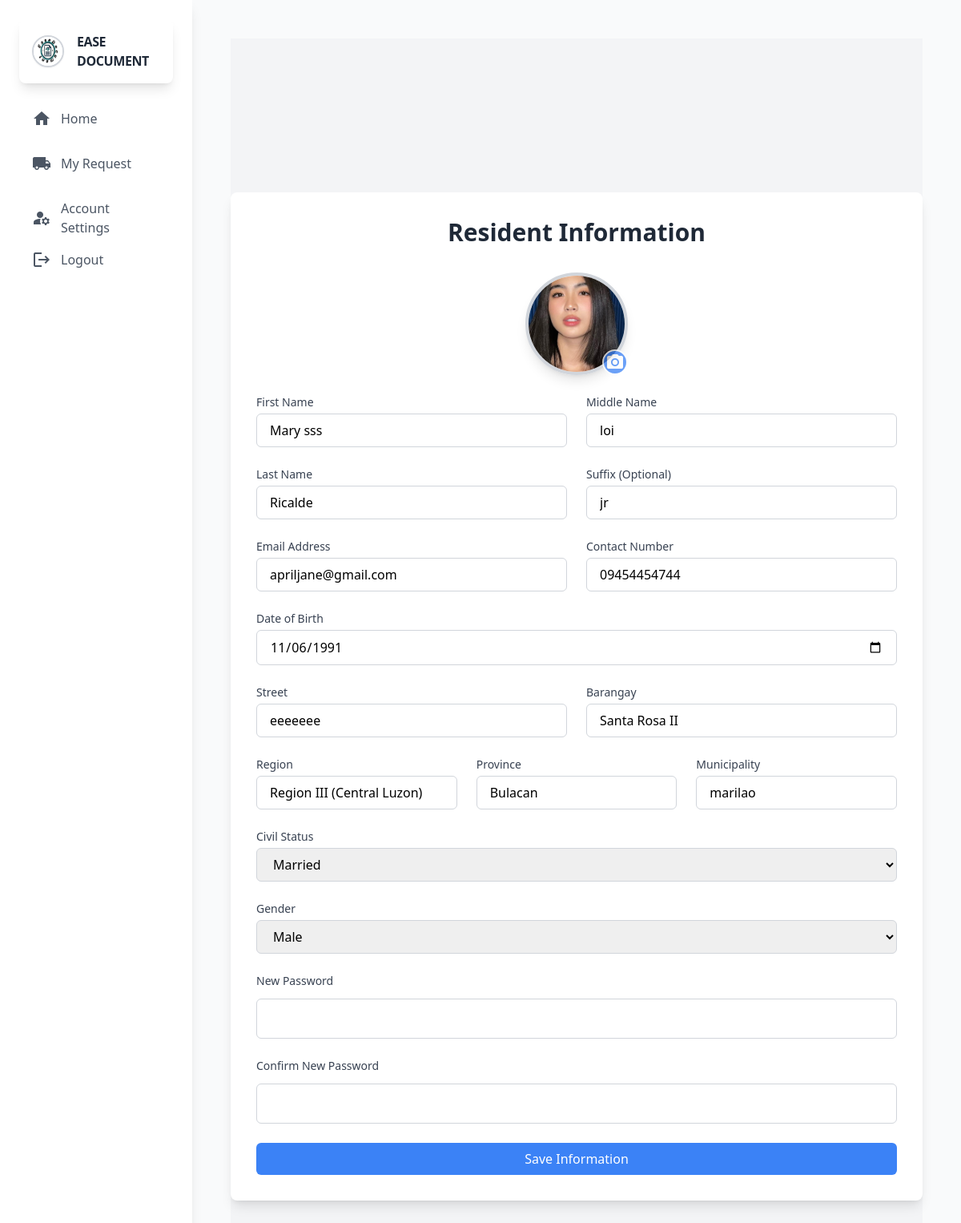
Page /resident/account_setting.php (signed in) on the committed database.
### tables this page shows
CREATE TABLE `resident` (
  `r_id` int(11) NOT NULL,
  `r_fname` varchar(60) NOT NULL,
  `r_mname` varchar(60) DEFAULT NULL,
  `r_lname` varchar(60) NOT NULL,
  `r_profile` varchar(255) NOT NULL,
  `r_valid_ids` varchar(255) NOT NULL,
  `r_suffix` varchar(20) DEFAULT NULL,
  `r_gender` varchar(20) NOT NULL,
  `r_civil_status` varchar(20) NOT NULL,
  `r_citizenship` varchar(20) NOT NULL,
  `r_bday` date NOT NULL,
  `r_street` varchar(60) NOT NULL,
  `r_region` varchar(60) NOT NULL,
  `r_province` varchar(60) NOT NULL,
  `r_municipality` varchar(60) NOT NULL,
  `r_barangay` varchar(60) NOT NULL,
  `r_contact_number` varchar(60) NOT NULL,
  `r_email` varchar(60) NOT NULL,
  `r_password` varchar(255) NOT NULL,
  `r_status` int(10) NOT NULL DEFAULT 1 COMMENT '0=archive,1=Verified,2=NotVerified',
  `r_howlong_living` varchar(60) DEFAULT NULL
);

### resident/backend/db.php (called while the page is built, shortened)
<?php
class db_connect
{
    public $host = db_host;
    public $user = db_user;
    public $pass = db_pass;
    public $name = db_name;
    public function connect()
    {
        try {
            $this->conn = new mysqli($this->host, $this->user, $this->pass, $this->name);
        } catch (\Throwable $th) {
            header("Location:setup.php");
        }
    }
}

### resident/backend/class.php (called while the page is built, shortened)
<?php
include ('db.php');
class global_class extends db_connect
{
public function check_account($r_id) {
        $query = "SELECT * FROM resident WHERE r_id = $r_id";
        $result = $this->conn->query($query);
        $items = [];
        if ($result && $result->num_rows > 0) {
            while ($row = $result->fetch_assoc()) {
                $items[] = $row;
            }
        }
        return $items;
    }
}
?>

### resident/account_setting.php (the view, shortened to what this page needs)
<?php include "components/header.php"; ?>
<div class="min-h-screen bg-gray-100 flex items-center justify-center">
    <div class="w-full max-w-4xl bg-white p-8 rounded-lg shadow-lg">
        <h2 class="text-3xl font-bold text-center mb-8 text-gray-800">Resident Information</h2>
        <form id='frmUpdateAccountSetting' class="space-y-6">
            <div class="flex justify-center mb-6">
                <div class="relative">
                    <img src="../upload_resident/<?=$result[0]['r_profile']?>" alt="Default Profile Picture" id="default-image" class="w-32 h-32 object-cover rounded-full border-4 border-gray-300 shadow-lg">
                    <label for="r_profile" class="absolute bottom-0 right-0 w-8 h-8 bg-blue-500 text-white rounded-full border-2 border-white cursor-pointer opacity-75 hover:opacity-100 flex items-center justify-center">
                        <i class="material-icons">camera_alt</i>
                    </label>
                </div>
            </div>
            <div class="grid grid-cols-1 md:grid-cols-2 gap-6">
                <div class="col-span-1">
                    <label for="r_fname" class="block text-sm font-medium text-gray-700">First Name</label>
                    <input type="text" id="r_fname" name="r_fname" value="<?= $result[0]['r_fname']?>" class="mt-1 block w-full px-4 py-2 border border-gray-300 rounded-md focus:outline-none focus:ring-2 focus:ring-blue-500" required>
                </div>
                <div class="col-span-1">
                    <label for="r_mname" class="block text-sm font-medium text-gray-700">Middle Name</label>
                    <input type="text" id="r_mname" name="r_mname" value="<?= $result[0]['r_mname']?>" class="mt-1 block w-full px-4 py-2 border border-gray-300 rounded-md focus:outline-none focus:ring-2 focus:ring-blue-500">
                </div>
                <div class="col-span-1">
                    <label for="r_lname" class="block text-sm font-medium text-gray-700">Last Name</label>
                    <input type="text" id="r_lname" name="r_lname" value="<?= $result[0]['r_lname']?>" class="mt-1 block w-full px-4 py-2 border border-gray-300 rounded-md focus:outline-none focus:ring-2 focus:ring-blue-500" required>
                </div>
                <div class="col-span-1">
                    <label for="r_suffix" class="block text-sm font-medium text-gray-700">Suffix (Optional)</label>
                    <input type="text" id="r_suffix" value="<?= $result[0]['r_suffix']?>" name="r_suffix" class="mt-1 block w-full px-4 py-2 border border-gray-300 rounded-md focus:outline-none focus:ring-2 focus:ring-blue-500">
                </div>
            </div>
            <div class="grid grid-cols-1 md:grid-cols-2 gap-6">
                <div class="col-span-1">
                    <label for="r_email" class="block text-sm font-medium text-gray-700">Email Address</label>
                    <input type="email" id="r_email" value="<?= $result[0]['r_email']?>" name="r_email" class="mt-1 block w-full px-4 py-2 border border-gray-300 rounded-md focus:outline-none focus:ring-2 focus:ring-blue-500" required>
                </div>
                <div class="col-span-1">
                    <label for="r_contact_number" class="block text-sm font-medium text-gray-700">Contact Number</label>
                    <input type="text" id="r_contact_number" value="<?= $result[0]['r_contact_number']?>" name="r_contact_number" class="mt-1 block w-full px-4 py-2 border border-gray-300 rounded-md focus:outline-none focus:ring-2 focus:ring-blue-500" required>
                </div>
            </div>
            <div class="mb-6">
                <label for="r_bday" class="block text-sm font-medium text-gray-700">Date of Birth</label>
                <input type="date" id="r_bday" name="r_bday" value="<?= $result[0]['r_bday']?>" class="mt-1 block w-full px-4 py-2 border border-gray-300 rounded-md focus:outline-none focus:ring-2 focus:ring-blue-500" required>
            </div>
            <div class="grid grid-cols-1 md:grid-cols-2 gap-6">
                <div class="col-span-1">
                    <label for="r_street" class="block text-sm font-medium text-gray-700">Street</label>
                    <input type="text" id="r_street" value="<?= $result[0]['r_street']?>"  name="r_street"  class="mt-1 block w-full px-4 py-2 border border-gray-300 rounded-md focus:outline-none focus:ring-2 focus:ring-blue-500" required>
                </div>
                <div class="col-span-1">
                    <label for="r_barangay" class="block text-sm font-medium text-gray-700">Barangay</label>
                    <input type="text" id="r_barangay" value="<?= $result[0]['r_barangay']?>"  name="r_barangay" class="mt-1 block w-full px-4 py-2 border border-gray-300 rounded-md focus:outline-none focus:ring-2 focus:ring-blue-500" required>
                </div>
            </div>
            <div class="grid grid-cols-1 md:grid-cols-3 gap-6">
                <div class="col-span-1">
                    <label for="r_region" class="block text-sm font-medium text-gray-700">Region</label>
                    <input type="text" id="r_region" value="<?= $result[0]['r_region']?>" name="r_region" class="mt-1 block w-full px-4 py-2 border border-gray-300 rounded-md focus:outline-none focus:ring-2 focus:ring-blue-500" required>
                </div>
                <div class="col-span-1">
                    <label for="r_province" class="block text-sm font-medium text-gray-700">Province</label>
                    <input type="text" id="r_province" value="<?= $result[0]['r_province']?>" name="r_province" class="mt-1 block w-full px-4 py-2 border border-gray-300 rounded-md focus:outline-none focus:ring-2 focus:ring-blue-500" required>
                </div>
                <div class="col-span-1">
                    <label for="r_municipality" class="block text-sm font-medium text-gray-700">Municipality</label>
                    <input type="text" id="r_municipality" value="<?= $result[0]['r_municipality']?>" name="r_municipality" class="mt-1 block w-full px-4 py-2 border border-gray-300 rounded-md focus:outline-none focus:ring-2 focus:ring-blue-500" required>
                </div>
            </div>
            <div class="mb-6">
                <label for="r_civil_status" class="block text-sm font-medium text-gray-700">Civil Status</label>
                <select id="r_civil_status" name="r_civil_status" class="mt-1 block w-full px-4 py-2 border border-gray-300 rounded-md focus:outline-none focus:ring-2 focus:ring-blue-500" required>
                    <option <?php if($result[0]['r_civil_status']=="Married"){ echo 'selected';} ?> value="Married">Married</option>
                </select>
            </div>
            <div class="mb-6">
                <label for="r_gender" class="block text-sm font-medium text-gray-700">Gender</label>
                <select id="r_gender" name="r_gender" class="mt-1 block w-full px-4 py-2 border border-gray-300 rounded-md focus:outline-none focus:ring-2 focus:ring-blue-500" required>
                    <option <?php if($result[0]['r_gender']=="Male"){ echo 'selected';} ?> value="Male">Male</option>
                </select>
            </div>
             <div class="mb-6">
                <label for="newPassword" class="block text-sm font-medium text-gray-700 mb-2">New Password</label>
                <input type="password" id="newPassword" name="newPassword" class="mt-1 p-3 border border-gray-300 rounded-md w-full focus:ring-indigo-500 focus:border-indigo-500" >
            </div>
            <div class="mb-6">
                <label for="confirmNewPassword" class="block text-sm font-medium text-gray-700 mb-2">Confirm New Password</label>
                <input type="password" id="confirmNewPassword" name="confirmNewPassword" class="mt-1 p-3 border border-gray-300 rounded-md w-full focus:ring-indigo-500 focus:border-indigo-500">
            </div>
            <div class="text-center">
                <button type="submit" id="btnSaveResidentInfo" class="w-full bg-blue-500 text-white py-2 px-4 rounded-md focus:outline-none focus:ring-2 focus:ring-blue-500">Save Information</button>
            </div>
        </form>
    </div>
</div>
<?php include "components/footer.php"; ?>

### rows in the picture
resident: r_profile (picture), r_fname "Mary sss", r_mname "loi", r_lname "Ricalde", r_suffix "jr", r_email "apriljane@gmail.com", r_contact_number "09454454744", r_bday "11/06/1991", r_street "eeeeeee", r_barangay "Santa Rosa II", r_region "Region III (Central Luzon)", r_province "Bulacan", r_municipality "marilao", r_civil_status "Married", r_gender "Male"
